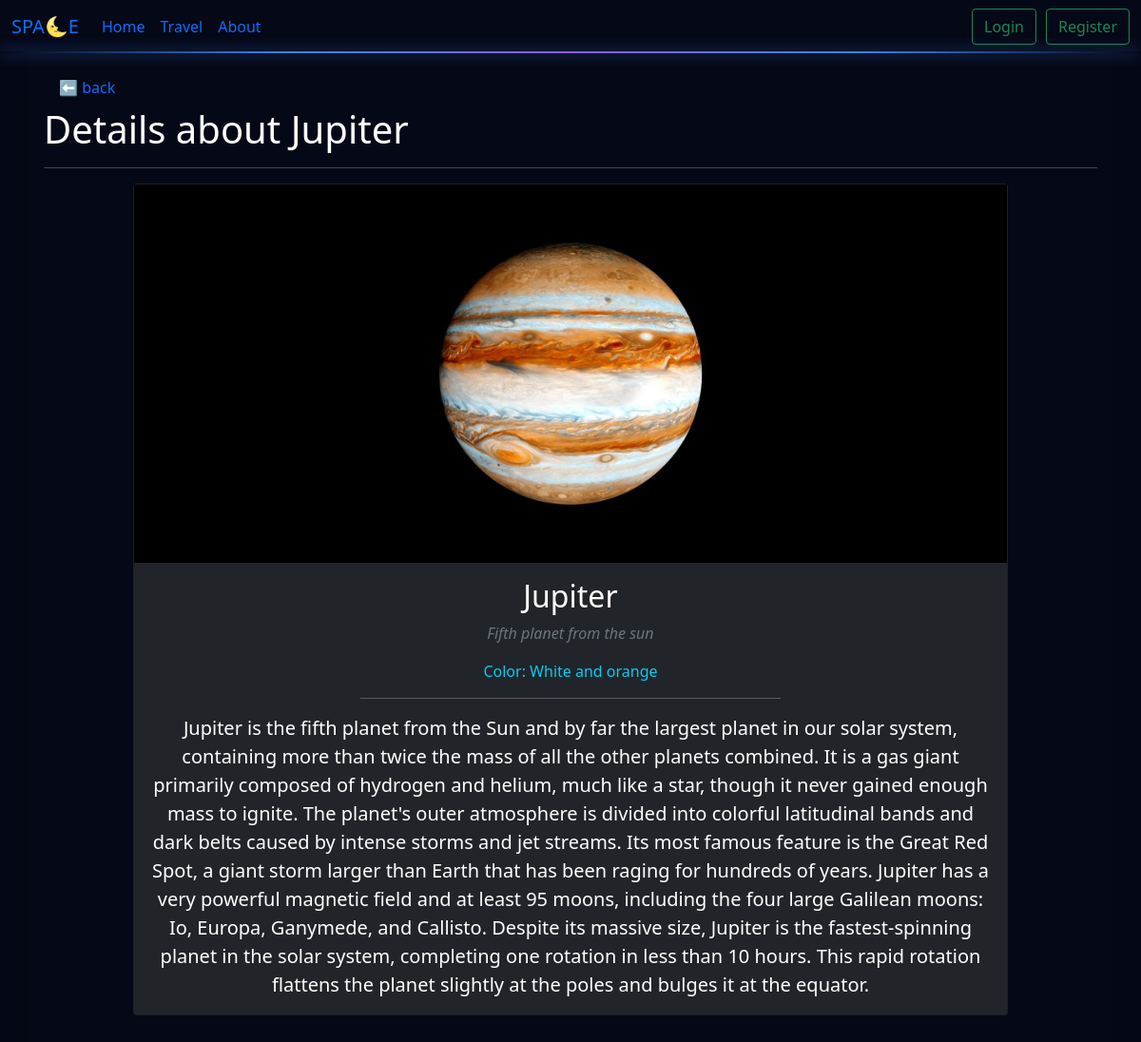
/planet/5, run on the app's committed database.
### models.py (models this page shows, shortened)
class BaseModel:
    def create(self):
        db.session.add(self)
        db.session.commit()

class Planet(db.Model, BaseModel):
    __tablename__ = "planets"
    id = db.Column(db.Integer(), primary_key = True)
    title = db.Column(db.String(), nullable = False)
    color = db.Column(db.String(), nullable = False)
    second_name = db.Column(db.String(), nullable = False)
    distance_million_km = db.Column(db.Float(), nullable = False) # Float-it ar aris aucilebeli rom mteli ricxvi iyos. moon-ze maq 0.4
    image = db.Column(db.String(), default = "default.jpg")
    details = db.Column(db.String(), nullable = False)

### routes.py (the view)
@app.route("/planet/<int:planet_id>")
def view_planet_details(planet_id):
    planet = Planet.query.get(planet_id)
    if planet:
        reviews = Review.query.filter(Review.planet_id == planet_id).all()
        return render_template("planet_details.html",
                               planet=planet,
                               reviews=reviews)
    return "Planet Not Found"

### templates/planet_details.html (shortened to what this page needs)
{% extends 'base.html' %}
{% block content %}
<a href="/" class="nav-link"> ⬅️ back</a>
<h1>Details about {{ planet.title }}</h1>
<hr>
<div class="row justify-content-center">
    <div class="col-12 col-lg-10">
        <div class="card mb-4" style="background-color: #212529">
            <div class="text-center p-4" style="background-color: #000;">
                <img src="/static/images/{{ planet.image }}" class="img-fluid" style="max-height: 350px;" alt="Planet Image">
            </div>
            <div class="card-body text-center">
                <h2 class="card-title text-white">{{ planet.title }}</h2>
                <p class="card-text text-muted"><i>{{ planet.second_name }}</i></p>
                <p class="card-text text-info">Color: {{ planet.color }}</p>
                <hr style="width: 50%; margin: 1rem auto;">
                <p class="card-text text-white fs-5">{{ planet.details }}</p>
            </div>
        </div>
    </div>
</div>
{% endblock %}

### static/style.css (style rules this page uses)
body { background-color: #050816; color: white; }

### data on the page
Planet: title "Jupiter", image (picture), second_name "Fifth planet from the sun", color "White and orange", details "Jupiter is the fifth planet from the Sun and by far the largest planet in our solar system, containing more than twice the mass of all the other planets combined. It is a gas giant primarily composed of hydrogen and helium, much like a star, though it never gained enough mass to ignite. The planet's outer atmosphere is divided into colorful latitudinal bands and dark belts caused by intense storms and jet streams. Its most famous feature is the Great Red Spot, a giant storm larger than Earth that has been raging for hundreds of years. Jupiter has a very powerful magnetic field and at least 95 moons, including the four large Galilean moons: Io, Europa, Ganymede, and Callisto. Despite its…"
